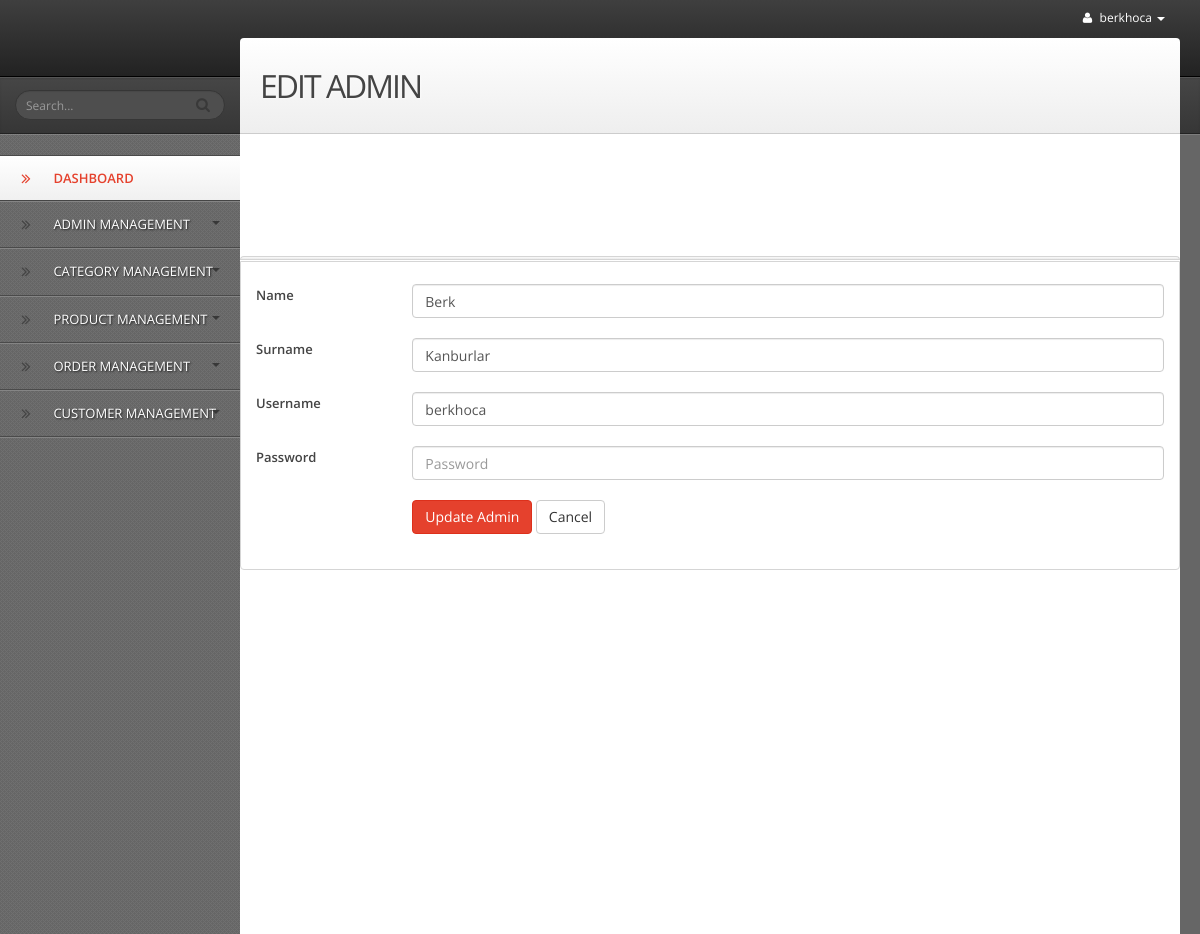
Screenshot of /admin_panel/edit_admin.php?admin_id=1 (signed in) with the database file from the repository.
### tables this page shows
CREATE TABLE `admin_table` (
  `admin_id` int(11) NOT NULL,
  `admin_name` varchar(255) NOT NULL,
  `admin_surname` varchar(255) NOT NULL,
  `admin_username` varchar(255) NOT NULL,
  `admin_pass` varchar(255) NOT NULL,
  `admin_status` int(11) NOT NULL
);

### admin_panel/edit_admin.php (the view, shortened to what this page needs)
<?php
include("config.php");
$servername = "localhost";
$username = "root";
$password = "";
$dbname = "test";
$conn = new mysqli($servername, $username, $password, $dbname);
if (isset($_GET['admin_id'])) {
    $admin_id = $_GET['admin_id'];
    $sql = "SELECT * FROM admin_table WHERE admin_id = $admin_id";
    $result = $conn->query($sql);
    if ($result->num_rows > 0) {
        $row = $result->fetch_assoc();
    } else {
        echo "No admin found with this ID";
        exit;
    }
}
?>
<?php include('header.php'); ?>
<body>
<div id="wrapper">
    <?php include('top_bar.php'); ?>
    <?php include('left_sidebar.php'); ?>
    <div id="content">
        <div id="content-header">
            <h1>EDIT ADMIN</h1>
        </div>
        <div class="portlet">
            <div class="portlet-header"></div>
            <div class="portlet-content">
                <form action="edit_admin.php" method="POST" class="form-horizontal" role="form">
                    <div class="form-group">
                        <label class="col-md-2">Name</label>
                        <div class="col-md-10">
                            <input type="text" name="admin_name" class="form-control" placeholder="Name" value="<?php echo $row['admin_name']; ?>">
                        </div>
                    </div>
                    <div class="form-group">
                        <label class="col-md-2">Surname</label>
                        <div class="col-md-10">
                            <input type="text" name="admin_surname" class="form-control" placeholder="Surname" value="<?php echo $row['admin_surname']; ?>">
                        </div>
                    </div>
                    <div class="form-group">
                        <label class="col-md-2">Username</label>
                        <div class="col-md-10">
                            <input type="text" name="admin_username" class="form-control" placeholder="Username" value="<?php echo $row['admin_username']; ?>">
                        </div>
                    </div>
                    <div class="form-group">
                        <label class="col-md-2">Password</label>
                        <div class="col-md-10">
                            <input type="password" name="admin_pass" class="form-control" placeholder="Password">
                        </div>
                    </div>
                    <div class="form-group">
                        <div class="col-md-offset-2 col-md-10">
                            <button type="submit" name="adminedit" class="btn btn-primary">Update Admin</button>
                            <button type="button" class="btn btn-default" onclick="window.history.back()">Cancel</button>
                        </div>
                    </div>
                </form>
            </div>
        </div>
    </div>
</div>
</body>
</html>

### rows the page displays
admin_table: admin_name "Berk", admin_surname "Kanburlar", admin_username "berkhoca"

### other values shown
$_SESSION['admin_username'] "berkhoca"
